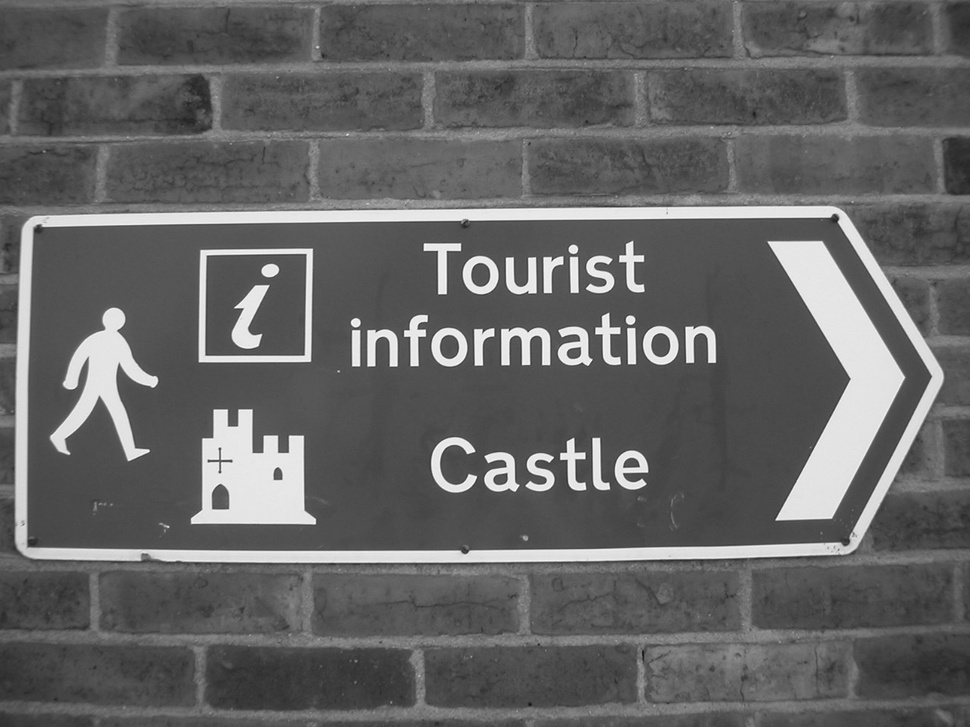
#> input picture histogram/castle.jpg, 970 x 727 px, shrunk from 1280 x 960 before the run
$ python histogram.py
#> lines starting #> are read from the running program, lines starting #| are printed output that depends on the picture; after the words box and inside, x2 and y2 are one past the last pixel; in counts of white or black regions, pixels touching at a corner belong together
import cv2
import matplotlib.pyplot as plt
import os


dir_path = os.path.dirname(os.path.realpath(__file__))

def cv2_imshow(img):
    plt.figure(figsize=(8,5))
    plt.imshow(cv2.cvtColor(img, cv2.COLOR_BGR2RGB))
    plt.axis('off')
    plt.show()

# Get image
image_path = dir_path + "//castle.jpg"
image = cv2.imread(image_path)
#> image is the input picture: shape (727, 970, 3); min 20, max 255, mean 100.5

cv2_imshow(image)

# Histogram
img_hist = cv2.calcHist([image], [0], None, [256], [0, 256])
#> img_hist = 256 values, max 27815 at index 80, min 0 at index 0, mean 2754.6
plt.plot(img_hist)
plt.savefig(dir_path + "//castle_histogram.png")
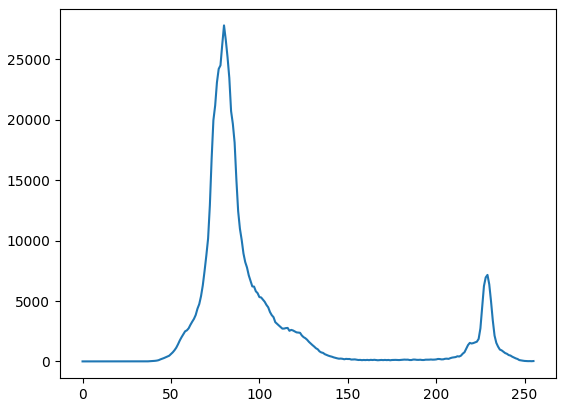
#> figure drawn by matplotlib, 1 panel; curve peaks at x = 80, y = 27815
plt.show()

M = max(img_hist)
#> M = [27815]

# Get binary image
T = 180

_, binary_image = cv2.threshold(image, T, 255, cv2.THRESH_BINARY)
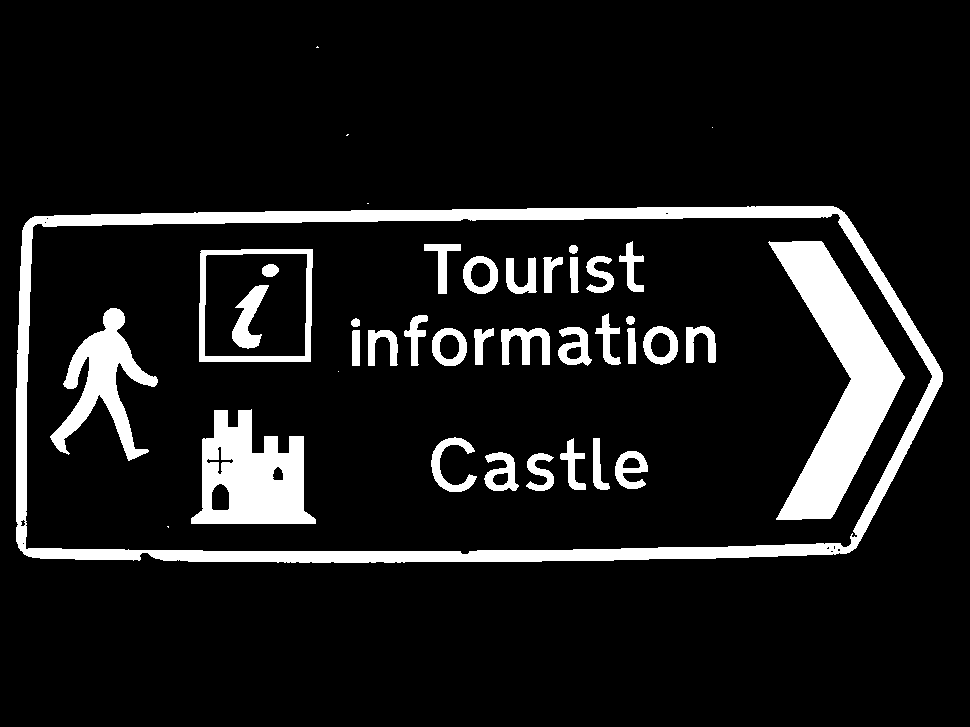
#> binary_image: shape (727, 970, 3); 10.5% white; 40 white regions (6 under 20 px), largest, box (x1, y1, x2, y2) and area: (16, 206, 943, 563) 26201, (768, 241, 905, 520) 15158, (191, 409, 316, 524) 8986

cv2_imshow(binary_image)
cv2.imwrite(dir_path + "//castle_binary.jpg", binary_image)
